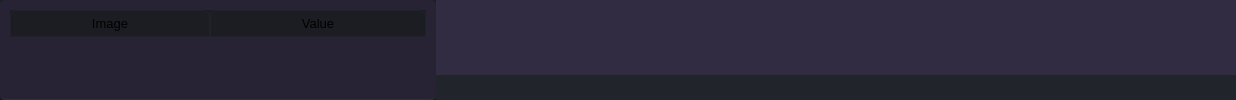
        <widget class="QFrame" name="frame_center">
         <property name="sizePolicy">
          <sizepolicy hsizetype="Expanding" vsizetype="Expanding">
           <horstretch>0</horstretch>
           <verstretch>0</verstretch>
          </sizepolicy>
         </property>
         <property name="maximumSize">
          <size>
           <width>16777215</width>
           <height>16777215</height>
          </size>
         </property>
         <property name="styleSheet">
          <string notr="true">background-color: rgb(40, 44, 52);</string>
         </property>
         <property name="frameShape">
          <enum>QFrame::NoFrame</enum>
         </property>
         <property name="frameShadow">
          <enum>QFrame::Raised</enum>
         </property>
         <layout class="QHBoxLayout" name="horizontalLayout_2">
          <property name="spacing">
           <number>0</number>
          </property>
          <property name="leftMargin">
           <number>0</number>
          </property>
          <property name="topMargin">
           <number>0</number>
          </property>
          <property name="rightMargin">
           <number>0</number>
          </property>
          <property name="bottomMargin">
           <number>0</number>
          </property>
          <item>
           <widget class="QFrame" name="frame_left_list">
            <property name="sizePolicy">
             <sizepolicy hsizetype="Expanding" vsizetype="Preferred">
              <horstretch>0</horstretch>
              <verstretch>0</verstretch>
             </sizepolicy>
            </property>
            <property name="minimumSize">
             <size>
              <width>350</width>
              <height>0</height>
             </size>
            </property>
            <property name="maximumSize">
             <size>
              <width>500</width>
              <height>16777215</height>
             </size>
            </property>
            <property name="layoutDirection">
             <enum>Qt::LeftToRight</enum>
            </property>
            <property name="styleSheet">
             <string notr="true">background-color: rgb(27, 29, 35);</string>
            </property>
            <property name="frameShape">
             <enum>QFrame::NoFrame</enum>
            </property>
            <property name="frameShadow">
             <enum>QFrame::Raised</enum>
            </property>
            <layout class="QVBoxLayout" name="verticalLayout_5">
             <property name="spacing">
              <number>1</number>
             </property>
             <property name="leftMargin">
              <number>0</number>
             </property>
             <property name="topMargin">
              <number>0</number>
             </property>
             <property name="rightMargin">
              <number>0</number>
             </property>
             <property name="bottomMargin">
              <number>0</number>
             </property>
             <item>
              <widget class="QTableWidget" name="tableWidget">
               <property name="sizePolicy">
                <sizepolicy hsizetype="Expanding" vsizetype="Expanding">
                 <horstretch>0</horstretch>
                 <verstretch>0</verstretch>
                </sizepolicy>
               </property>
               <property name="palette">
                <palette>
                 <active>
                  <colorrole role="WindowText">
                   <brush brushstyle="SolidPattern">
                    <color alpha="255">
                     <red>210</red>
                     <green>210</green>
                     <blue>210</blue>
                    </color>
                   </brush>
                  </colorrole>
                  <colorrole role="Button">
                   <brush brushstyle="SolidPattern">
                    <color alpha="255">
                     <red>39</red>
                     <green>35</green>
                     <blue>52</blue>
                    </color>
                   </brush>
                  </colorrole>
                  <colorrole role="Text">
                   <brush brushstyle="SolidPattern">
                    <color alpha="255">
                     <red>210</red>
                     <green>210</green>
                     <blue>210</blue>
                    </color>
                   </brush>
                  </colorrole>
                  <colorrole role="ButtonText">
                   <brush brushstyle="SolidPattern">
                    <color alpha="255">
                     <red>210</red>
                     <green>210</green>
                     <blue>210</blue>
                    </color>
                   </brush>
                  </colorrole>
                  <colorrole role="Base">
                   <brush brushstyle="SolidPattern">
                    <color alpha="255">
                     <red>39</red>
                     <green>35</green>
                     <blue>52</blue>
                    </color>
                   </brush>
                  </colorrole>
                  <colorrole role="Window">
                   <brush brushstyle="SolidPattern">
                    <color alpha="255">
                     <red>39</red>
                     <green>35</green>
                     <blue>52</blue>
                    </color>
                   </brush>
                  </colorrole>
                  <colorrole role="PlaceholderText">
                   <brush brushstyle="NoBrush">
                    <color alpha="128">
                     <red>210</red>
                     <green>210</green>
                     <blue>210</blue>
                    </color>
                   </brush>
                  </colorrole>
                 </active>
                 <inactive>
                  <colorrole role="WindowText">
                   <brush brushstyle="SolidPattern">
                    <color alpha="255">
                     <red>210</red>
                     <green>210</green>
                     <blue>210</blue>
                    </color>
                   </brush>
                  </colorrole>
                  <colorrole role="Button">
                   <brush brushstyle="SolidPattern">
                    <color alpha="255">
                     <red>39</red>
                     <green>35</green>
                     <blue>52</blue>
                    </color>
                   </brush>
                  </colorrole>
                  <colorrole role="Text">
                   <brush brushstyle="SolidPattern">
                    <color alpha="255">
                     <red>210</red>
                     <green>210</green>
                     <blue>210</blue>
                    </color>
                   </brush>
                  </colorrole>
                  <colorrole role="ButtonText">
                   <brush brushstyle="SolidPattern">
                    <color alpha="255">
                     <red>210</red>
                     <green>210</green>
                     <blue>210</blue>
                    </color>
                   </brush>
                  </colorrole>
                  <colorrole role="Base">
                   <brush brushstyle="SolidPattern">
                    <color alpha="255">
                     <red>39</red>
                     <green>35</green>
                     <blue>52</blue>
                    </color>
                   </brush>
                  </colorrole>
                  <colorrole role="Window">
                   <brush brushstyle="SolidPattern">
                    <color alpha="255">
                     <red>39</red>
                     <green>35</green>
                     <blue>52</blue>
                    </color>
                   </brush>
                  </colorrole>
                  <colorrole role="PlaceholderText">
                   <brush brushstyle="NoBrush">
                    <color alpha="128">
                     <red>210</red>
                     <green>210</green>
                     <blue>210</blue>
                    </color>
                   </brush>
                  </colorrole>
                 </inactive>
                 <disabled>
                  <colorrole role="WindowText">
                   <brush brushstyle="SolidPattern">
                    <color alpha="255">
                     <red>210</red>
                     <green>210</green>
                     <blue>210</blue>
                    </color>
                   </brush>
                  </colorrole>
                  <colorrole role="Button">
                   <brush brushstyle="SolidPattern">
                    <color alpha="255">
                     <red>39</red>
                     <green>35</green>
                     <blue>52</blue>
                    </color>
                   </brush>
                  </colorrole>
                  <colorrole role="Text">
                   <brush brushstyle="SolidPattern">
                    <color alpha="255">
                     <red>210</red>
                     <green>210</green>
                     <blue>210</blue>
                    </color>
                   </brush>
                  </colorrole>
                  <colorrole role="ButtonText">
                   <brush brushstyle="SolidPattern">
                    <color alpha="255">
                     <red>210</red>
                     <green>210</green>
                     <blue>210</blue>
                    </color>
                   </brush>
                  </colorrole>
                  <colorrole role="Base">
                   <brush brushstyle="SolidPattern">
                    <color alpha="255">
                     <red>39</red>
                     <green>35</green>
                     <blue>52</blue>
                    </color>
                   </brush>
                  </colorrole>
                  <colorrole role="Window">
                   <brush brushstyle="SolidPattern">
                    <color alpha="255">
                     <red>39</red>
                     <green>35</green>
                     <blue>52</blue>
                    </color>
                   </brush>
                  </colorrole>
                  <colorrole role="PlaceholderText">
                   <brush brushstyle="NoBrush">
                    <color alpha="128">
                     <red>210</red>
                     <green>210</green>
                     <blue>210</blue>
                    </color>
                   </brush>
                  </colorrole>
                 </disabled>
                </palette>
               </property>
               <property name="styleSheet">
                <string notr="true">QTableWidget {	
	background-color: rgb(39, 35, 52);
	padding: 10px;
	border-radius: 5px;
	gridline-color: rgb(44, 49, 60);
	border-bottom: 1px solid rgb(44, 49, 60);
}
QTableWidget::item {
	border-color: rgb(44, 49, 60);
	padding-left: 5px;
	padding-right: 5px;
	gridline-color: rgb(44, 49, 60);
}
QTableWidget::item:selected {
	background-color: rgb(85, 170, 255);
}
QScrollBar:horizontal {
    border: none;
	background: rgb(52, 59, 72);
    height: 14px;
    margin: 0px 21px 0 21px;
	border-radius: 0px;
}
QScrollBar:handle:horizontal {
	background: rgb(105, 93, 143);
}
QScrollBar:vertical {
	border: none;
    background-color: rgb(52, 59, 72);
    width: 14px;
    margin: 21px 0 21px 0;
	border-radius: 0px;
}
QScrollBar:handle:vertical {
	background: rgb(105, 93, 143);
}
QHeaderView::section {
	Background-color: rgb(39, 44, 54);
	max-width: 30px;
	border: 1px solid rgb(44, 49, 60);
	border-style: none;
    border-bottom: 1px solid rgb(44, 49, 60);
    border-right: 1px solid rgb(44, 49, 60);
}
QTableWidget::horizontalHeader {	
	background-color: rgb(81, 255, 0);
}
QHeaderView::section:horizontal {
    border: 1px solid rgb(32, 34, 42);
	background-color: rgb(27, 29, 35);
	padding: 3px;
	border-top-left-radius: 7px;
    border-top-right-radius: 7px;
}
QHeaderView::section:vertical {
    border: 1px solid rgb(44, 49, 60);
}
</string>
               </property>
               <property name="frameShape">
                <enum>QFrame::NoFrame</enum>
               </property>
               <property name="verticalScrollBarPolicy">
                <enum>Qt::ScrollBarAsNeeded</enum>
               </property>
               <property name="horizontalScrollBarPolicy">
                <enum>Qt::ScrollBarAsNeeded</enum>
               </property>
               <property name="sizeAdjustPolicy">
                <enum>QAbstractScrollArea::AdjustToContents</enum>
               </property>
               <property name="editTriggers">
                <set>QAbstractItemView::NoEditTriggers</set>
               </property>
               <property name="alternatingRowColors">
                <bool>false</bool>
               </property>
               <property name="selectionMode">
                <enum>QAbstractItemView::SingleSelection</enum>
               </property>
               <property name="selectionBehavior">
                <enum>QAbstractItemView::SelectRows</enum>
               </property>
               <property name="showGrid">
                <bool>true</bool>
               </property>
               <property name="gridStyle">
                <enum>Qt::SolidLine</enum>
               </property>
               <property name="sortingEnabled">
                <bool>false</bool>
               </property>
               <attribute name="horizontalHeaderVisible">
                <bool>true</bool>
               </attribute>
               <attribute name="horizontalHeaderCascadingSectionResizes">
                <bool>true</bool>
               </attribute>
               <attribute name="horizontalHeaderDefaultSectionSize">
                <number>200</number>
               </attribute>
               <attribute name="horizontalHeaderStretchLastSection">
                <bool>true</bool>
               </attribute>
               <attribute name="verticalHeaderVisible">
                <bool>false</bool>
               </attribute>
               <attribute name="verticalHeaderCascadingSectionResizes">
                <bool>false</bool>
               </attribute>
               <attribute name="verticalHeaderHighlightSections">
                <bool>false</bool>
               </attribute>
               <attribute name="verticalHeaderStretchLastSection">
                <bool>true</bool>
               </attribute>
               <column>
                <property name="text">
                 <string>Image</string>
                </property>
                <property name="font">
                 <font>
                  <pointsize>10</pointsize>
                 </font>
                </property>
                <property name="textAlignment">
                 <set>AlignCenter</set>
                </property>
               </column>
               <column>
                <property name="text">
                 <string>Value</string>
                </property>
                <property name="font">
                 <font>
                  <pointsize>10</pointsize>
                 </font>
                </property>
                <property name="textAlignment">
                 <set>AlignCenter</set>
                </property>
               </column>
              </widget>
             </item>
            </layout>
           </widget>
          </item>
          <item>
           <widget class="QFrame" name="frame_right_image">
            <property name="minimumSize">
             <size>
              <width>800</width>
              <height>0</height>
             </size>
            </property>
            <property name="styleSheet">
             <string notr="true">background-color: rgb(50, 44, 66);</string>
            </property>
            <property name="frameShape">
             <enum>QFrame::NoFrame</enum>
            </property>
            <property name="frameShadow">
             <enum>QFrame::Raised</enum>
            </property>
            <layout class="QVBoxLayout" name="verticalLayout_4">
             <property name="spacing">
              <number>0</number>
             </property>
             <property name="leftMargin">
              <number>0</number>
             </property>
             <property name="topMargin">
              <number>0</number>
             </property>
             <property name="rightMargin">
              <number>0</number>
             </property>
             <property name="bottomMargin">
              <number>0</number>
             </property>
             <item>
              <widget class="QFrame" name="frame_content">
               <property name="frameShape">
                <enum>QFrame::NoFrame</enum>
               </property>
               <property name="frameShadow">
                <enum>QFrame::Raised</enum>
               </property>
               <layout class="QVBoxLayout" name="verticalLayout_9">
                <property name="spacing">
                 <number>0</number>
                </property>
                <property name="leftMargin">
                 <number>5</number>
                </property>
                <property name="topMargin">
                 <number>5</number>
                </property>
                <property name="rightMargin">
                 <number>5</number>
                </property>
                <property name="bottomMargin">
                 <number>5</number>
                </property>
                <item>
                 <widget class="QLabel" name="label_image">
                  <property name="text">
                   <string/>
                  </property>
                 </widget>
                </item>
               </layout>
              </widget>
             </item>
             <item>
              <widget class="QFrame" name="frame_grip">
               <property name="minimumSize">
                <size>
                 <width>0</width>
                 <height>25</height>
                </size>
               </property>
               <property name="maximumSize">
                <size>
                 <width>16777215</width>
                 <height>25</height>
                </size>
               </property>
               <property name="styleSheet">
                <string notr="true">background-color: rgb(33, 37, 43);</string>
               </property>
               <property name="frameShape">
                <enum>QFrame::NoFrame</enum>
               </property>
               <property name="frameShadow">
                <enum>QFrame::Raised</enum>
               </property>
               <layout class="QHBoxLayout" name="horizontalLayout_6">
                <property name="spacing">
                 <number>0</number>
                </property>
                <property name="leftMargin">
                 <number>0</number>
                </property>
                <property name="topMargin">
                 <number>0</number>
                </property>
                <property name="rightMargin">
                 <number>2</number>
                </property>
                <property name="bottomMargin">
                 <number>0</number>
                </property>
                <item>
                 <widget class="QFrame" name="frame_label_bottom">
                  <property name="frameShape">
                   <enum>QFrame::NoFrame</enum>
                  </property>
                  <property name="frameShadow">
                   <enum>QFrame::Raised</enum>
                  </property>
                  <layout class="QHBoxLayout" name="horizontalLayout_7">
                   <property name="spacing">
                    <number>0</number>
                   </property>
                   <property name="leftMargin">
                    <number>10</number>
                   </property>
                   <property name="topMargin">
                    <number>0</number>
                   </property>
                   <property name="rightMargin">
                    <number>10</number>
                   </property>
                   <property name="bottomMargin">
                    <number>0</number>
                   </property>
                   <item>
                    <widget class="QLabel" name="label_footer">
                     <property name="text">
                      <string/>
                     </property>
                    </widget>
                   </item>
                  </layout>
                 </widget>
                </item>
                <item>
                 <widget class="QFrame" name="frame_size_grip">
                  <property name="maximumSize">
                   <size>
                    <width>20</width>
                    <height>20</height>
                   </size>
                  </property>
                  <property name="styleSheet">
                   <string notr="true">QSizeGrip {
	background-image: url(:/16x16/icons/16x16/cil-size-grip.png);
	background-position: center;
	background-repeat: no-reperat;
}</string>
                  </property>
                  <property name="frameShape">
                   <enum>QFrame::NoFrame</enum>
                  </property>
                  <property name="frameShadow">
                   <enum>QFrame::Raised</enum>
                  </property>
                 </widget>
                </item>
               </layout>
              </widget>
             </item>
            </layout>
           </widget>
          </item>
         </layout>
        </widget>
